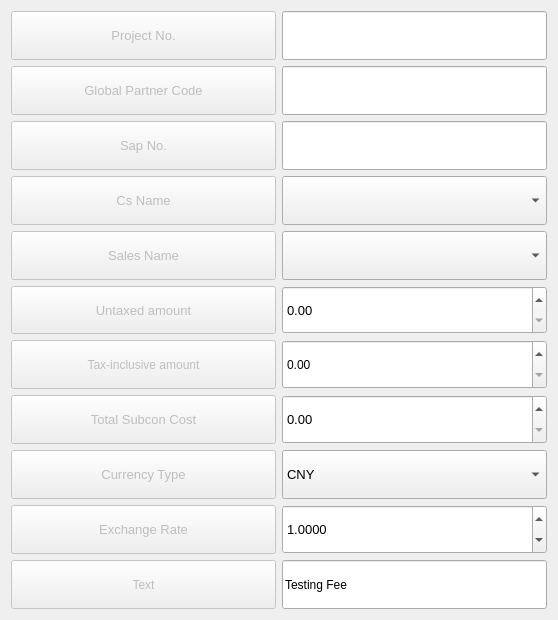
          <widget class="QWidget" name="page_4">
           <property name="geometry">
            <rect>
             <x>0</x>
             <y>0</y>
             <width>558</width>
             <height>620</height>
            </rect>
           </property>
           <attribute name="label">
            <string>Order Information</string>
           </attribute>
           <layout class="QGridLayout" name="gridLayout">
            <item row="4" column="1">
             <widget class="QComboBox" name="comboBox_3">
              <property name="sizePolicy">
               <sizepolicy hsizetype="Expanding" vsizetype="Expanding">
                <horstretch>0</horstretch>
                <verstretch>0</verstretch>
               </sizepolicy>
              </property>
              <property name="font">
               <font>
                <pointsize>10</pointsize>
               </font>
              </property>
              <property name="statusTip">
               <string>不是当地销售可以为空</string>
              </property>
             </widget>
            </item>
            <item row="5" column="0">
             <widget class="QPushButton" name="pushButton_9">
              <property name="enabled">
               <bool>false</bool>
              </property>
              <property name="sizePolicy">
               <sizepolicy hsizetype="Expanding" vsizetype="Expanding">
                <horstretch>0</horstretch>
                <verstretch>0</verstretch>
               </sizepolicy>
              </property>
              <property name="font">
               <font>
                <pointsize>10</pointsize>
               </font>
              </property>
              <property name="text">
               <string>Untaxed amount</string>
              </property>
             </widget>
            </item>
            <item row="3" column="0">
             <widget class="QPushButton" name="pushButton_7">
              <property name="enabled">
               <bool>false</bool>
              </property>
              <property name="sizePolicy">
               <sizepolicy hsizetype="Expanding" vsizetype="Expanding">
                <horstretch>0</horstretch>
                <verstretch>0</verstretch>
               </sizepolicy>
              </property>
              <property name="font">
               <font>
                <pointsize>10</pointsize>
               </font>
              </property>
              <property name="text">
               <string>Cs Name</string>
              </property>
             </widget>
            </item>
            <item row="6" column="0">
             <widget class="QPushButton" name="pushButton_13">
              <property name="enabled">
               <bool>false</bool>
              </property>
              <property name="sizePolicy">
               <sizepolicy hsizetype="Expanding" vsizetype="Expanding">
                <horstretch>0</horstretch>
                <verstretch>0</verstretch>
               </sizepolicy>
              </property>
              <property name="text">
               <string>Tax-inclusive amount</string>
              </property>
             </widget>
            </item>
            <item row="2" column="0">
             <widget class="QPushButton" name="pushButton">
              <property name="enabled">
               <bool>false</bool>
              </property>
              <property name="sizePolicy">
               <sizepolicy hsizetype="Expanding" vsizetype="Expanding">
                <horstretch>0</horstretch>
                <verstretch>0</verstretch>
               </sizepolicy>
              </property>
              <property name="font">
               <font>
                <pointsize>10</pointsize>
               </font>
              </property>
              <property name="text">
               <string>Sap No.</string>
              </property>
             </widget>
            </item>
            <item row="5" column="1">
             <widget class="QDoubleSpinBox" name="doubleSpinBox_2">
              <property name="sizePolicy">
               <sizepolicy hsizetype="Expanding" vsizetype="Expanding">
                <horstretch>0</horstretch>
                <verstretch>0</verstretch>
               </sizepolicy>
              </property>
              <property name="font">
               <font>
                <pointsize>10</pointsize>
               </font>
              </property>
              <property name="statusTip">
               <string>必填项</string>
              </property>
              <property name="maximum">
               <double>999999999.990000009536743</double>
              </property>
             </widget>
            </item>
            <item row="8" column="1">
             <widget class="QComboBox" name="comboBox">
              <property name="sizePolicy">
               <sizepolicy hsizetype="Expanding" vsizetype="Expanding">
                <horstretch>0</horstretch>
                <verstretch>0</verstretch>
               </sizepolicy>
              </property>
              <property name="font">
               <font>
                <pointsize>10</pointsize>
               </font>
              </property>
              <property name="statusTip">
               <string>必填项</string>
              </property>
              <item>
               <property name="text">
                <string>CNY</string>
               </property>
              </item>
              <item>
               <property name="text">
                <string>CNY</string>
               </property>
              </item>
              <item>
               <property name="text">
                <string>USD</string>
               </property>
              </item>
              <item>
               <property name="text">
                <string>EUR</string>
               </property>
              </item>
              <item>
               <property name="text">
                <string>HKD</string>
               </property>
              </item>
             </widget>
            </item>
            <item row="9" column="0">
             <widget class="QPushButton" name="pushButton_5">
              <property name="enabled">
               <bool>false</bool>
              </property>
              <property name="sizePolicy">
               <sizepolicy hsizetype="Expanding" vsizetype="Expanding">
                <horstretch>0</horstretch>
                <verstretch>0</verstretch>
               </sizepolicy>
              </property>
              <property name="font">
               <font>
                <pointsize>10</pointsize>
               </font>
              </property>
              <property name="text">
               <string>Exchange Rate</string>
              </property>
             </widget>
            </item>
            <item row="0" column="0">
             <widget class="QPushButton" name="pushButton_2">
              <property name="enabled">
               <bool>false</bool>
              </property>
              <property name="sizePolicy">
               <sizepolicy hsizetype="Expanding" vsizetype="Expanding">
                <horstretch>0</horstretch>
                <verstretch>0</verstretch>
               </sizepolicy>
              </property>
              <property name="font">
               <font>
                <pointsize>10</pointsize>
               </font>
              </property>
              <property name="text">
               <string>Project No.</string>
              </property>
             </widget>
            </item>
            <item row="1" column="1">
             <widget class="QLineEdit" name="lineEdit_3">
              <property name="sizePolicy">
               <sizepolicy hsizetype="Expanding" vsizetype="Expanding">
                <horstretch>0</horstretch>
                <verstretch>0</verstretch>
               </sizepolicy>
              </property>
              <property name="font">
               <font>
                <pointsize>10</pointsize>
               </font>
              </property>
              <property name="statusTip">
               <string>必填项</string>
              </property>
             </widget>
            </item>
            <item row="1" column="0">
             <widget class="QPushButton" name="pushButton_6">
              <property name="enabled">
               <bool>false</bool>
              </property>
              <property name="sizePolicy">
               <sizepolicy hsizetype="Expanding" vsizetype="Expanding">
                <horstretch>0</horstretch>
                <verstretch>0</verstretch>
               </sizepolicy>
              </property>
              <property name="font">
               <font>
                <pointsize>10</pointsize>
               </font>
              </property>
              <property name="text">
               <string>Global Partner Code</string>
              </property>
             </widget>
            </item>
            <item row="2" column="1">
             <widget class="QLineEdit" name="lineEdit">
              <property name="sizePolicy">
               <sizepolicy hsizetype="Expanding" vsizetype="Expanding">
                <horstretch>0</horstretch>
                <verstretch>0</verstretch>
               </sizepolicy>
              </property>
              <property name="font">
               <font>
                <pointsize>10</pointsize>
               </font>
              </property>
              <property name="statusTip">
               <string>必填项</string>
              </property>
             </widget>
            </item>
            <item row="10" column="0">
             <widget class="QPushButton" name="pushButton_14">
              <property name="enabled">
               <bool>false</bool>
              </property>
              <property name="sizePolicy">
               <sizepolicy hsizetype="Expanding" vsizetype="Expanding">
                <horstretch>0</horstretch>
                <verstretch>0</verstretch>
               </sizepolicy>
              </property>
              <property name="text">
               <string>Text</string>
              </property>
             </widget>
            </item>
            <item row="0" column="1">
             <widget class="QLineEdit" name="lineEdit_2">
              <property name="sizePolicy">
               <sizepolicy hsizetype="Expanding" vsizetype="Expanding">
                <horstretch>0</horstretch>
                <verstretch>0</verstretch>
               </sizepolicy>
              </property>
              <property name="font">
               <font>
                <pointsize>10</pointsize>
               </font>
              </property>
              <property name="statusTip">
               <string>必填项</string>
              </property>
             </widget>
            </item>
            <item row="8" column="0">
             <widget class="QPushButton" name="pushButton_4">
              <property name="enabled">
               <bool>false</bool>
              </property>
              <property name="sizePolicy">
               <sizepolicy hsizetype="Expanding" vsizetype="Expanding">
                <horstretch>0</horstretch>
                <verstretch>0</verstretch>
               </sizepolicy>
              </property>
              <property name="font">
               <font>
                <pointsize>10</pointsize>
               </font>
              </property>
              <property name="text">
               <string>Currency Type</string>
              </property>
             </widget>
            </item>
            <item row="10" column="1">
             <widget class="QLineEdit" name="lineEdit_5">
              <property name="sizePolicy">
               <sizepolicy hsizetype="Expanding" vsizetype="Expanding">
                <horstretch>0</horstretch>
                <verstretch>0</verstretch>
               </sizepolicy>
              </property>
              <property name="statusTip">
               <string>售达方文本</string>
              </property>
              <property name="text">
               <string>Testing Fee</string>
              </property>
             </widget>
            </item>
            <item row="4" column="0">
             <widget class="QPushButton" name="pushButton_8">
              <property name="enabled">
               <bool>false</bool>
              </property>
              <property name="sizePolicy">
               <sizepolicy hsizetype="Expanding" vsizetype="Expanding">
                <horstretch>0</horstretch>
                <verstretch>0</verstretch>
               </sizepolicy>
              </property>
              <property name="font">
               <font>
                <pointsize>10</pointsize>
               </font>
              </property>
              <property name="text">
               <string>Sales Name</string>
              </property>
             </widget>
            </item>
            <item row="6" column="1">
             <widget class="QDoubleSpinBox" name="doubleSpinBox_4">
              <property name="sizePolicy">
               <sizepolicy hsizetype="Expanding" vsizetype="Expanding">
                <horstretch>0</horstretch>
                <verstretch>0</verstretch>
               </sizepolicy>
              </property>
              <property name="statusTip">
               <string>加税后价格，用于判断与Sap数据是否一致</string>
              </property>
              <property name="maximum">
               <double>9999999999999.000000000000000</double>
              </property>
             </widget>
            </item>
            <item row="9" column="1">
             <widget class="QDoubleSpinBox" name="doubleSpinBox">
              <property name="sizePolicy">
               <sizepolicy hsizetype="Expanding" vsizetype="Expanding">
                <horstretch>0</horstretch>
                <verstretch>0</verstretch>
               </sizepolicy>
              </property>
              <property name="font">
               <font>
                <pointsize>10</pointsize>
               </font>
              </property>
              <property name="statusTip">
               <string>必填项</string>
              </property>
              <property name="decimals">
               <number>4</number>
              </property>
              <property name="singleStep">
               <double>0.000100000000000</double>
              </property>
              <property name="value">
               <double>1.000000000000000</double>
              </property>
             </widget>
            </item>
            <item row="3" column="1">
             <widget class="QComboBox" name="comboBox_2">
              <property name="sizePolicy">
               <sizepolicy hsizetype="Expanding" vsizetype="Expanding">
                <horstretch>0</horstretch>
                <verstretch>0</verstretch>
               </sizepolicy>
              </property>
              <property name="font">
               <font>
                <pointsize>10</pointsize>
               </font>
              </property>
              <property name="statusTip">
               <string>必填项</string>
              </property>
              <item>
               <property name="text">
                <string/>
               </property>
              </item>
              <item>
               <property name="text">
                <string/>
               </property>
              </item>
             </widget>
            </item>
            <item row="7" column="1">
             <widget class="QDoubleSpinBox" name="doubleSpinBox_3">
              <property name="sizePolicy">
               <sizepolicy hsizetype="Expanding" vsizetype="Expanding">
                <horstretch>0</horstretch>
                <verstretch>0</verstretch>
               </sizepolicy>
              </property>
              <property name="font">
               <font>
                <pointsize>10</pointsize>
               </font>
              </property>
              <property name="statusTip">
               <string>所有成本</string>
              </property>
              <property name="maximum">
               <double>999999999.990000009536743</double>
              </property>
             </widget>
            </item>
            <item row="7" column="0">
             <widget class="QPushButton" name="pushButton_10">
              <property name="enabled">
               <bool>false</bool>
              </property>
              <property name="sizePolicy">
               <sizepolicy hsizetype="Expanding" vsizetype="Expanding">
                <horstretch>0</horstretch>
                <verstretch>0</verstretch>
               </sizepolicy>
              </property>
              <property name="font">
               <font>
                <pointsize>10</pointsize>
               </font>
              </property>
              <property name="text">
               <string>Total Subcon Cost</string>
              </property>
             </widget>
            </item>
           </layout>
          </widget>
